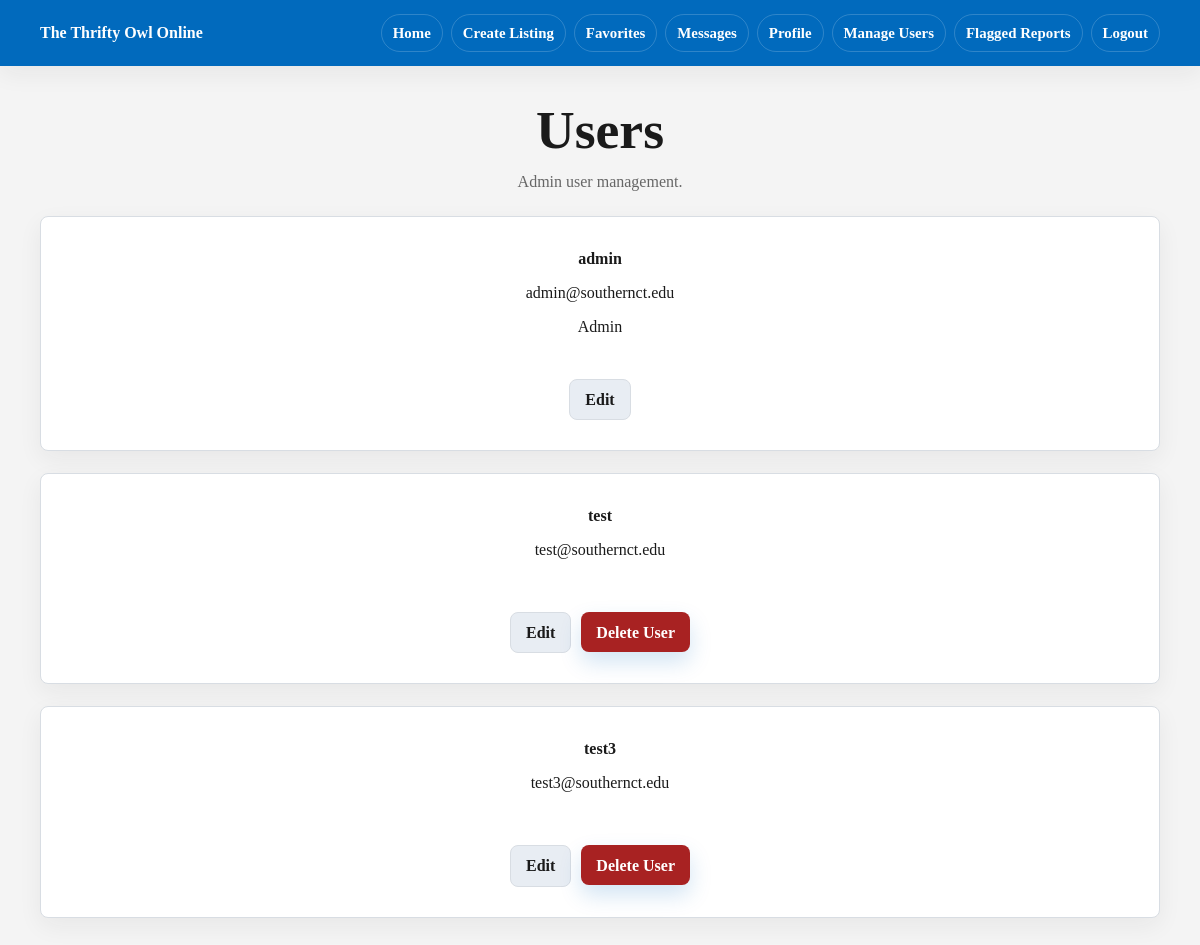
Page /admin/users (signed in) on the earlier database version.
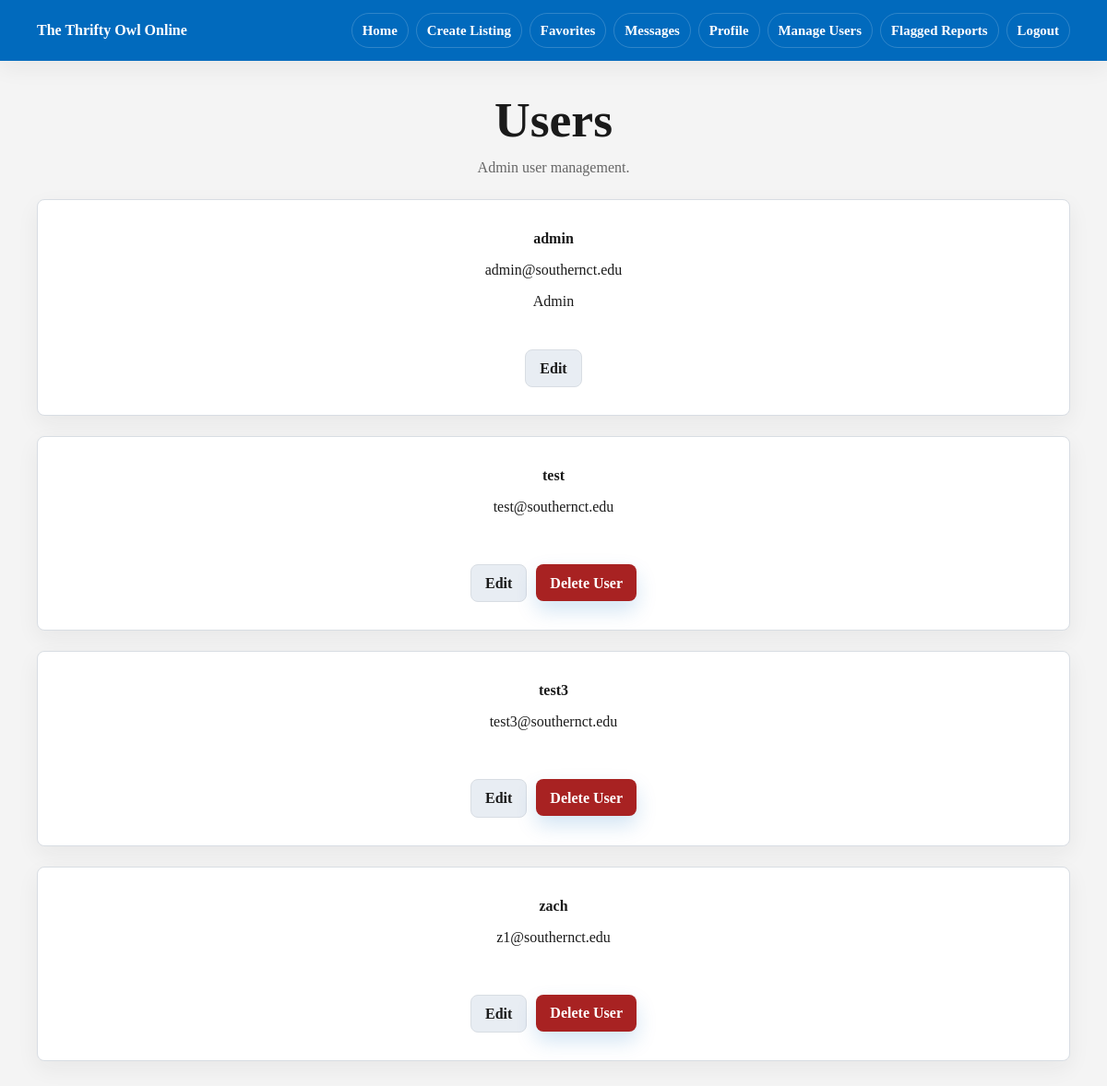
Same page on the later database version.
### app/models.py (models this page shows)
class User(UserMixin, db.Model):
    __tablename__ = 'users'
    id = db.Column(db.Integer, primary_key=True)
    is_admin = db.Column(db.Boolean, default=False)
    is_blocked = db.Column(db.Boolean, default=False)
    email = db.Column(db.String(150), unique=True, nullable=False)
    username = db.Column(db.String(150), unique=True, nullable=False)
    password = db.Column(db.String(150), nullable=False)
    name = db.Column(db.String(150))
    major = db.Column(db.String(150))
    interests = db.Column(db.String(300))
    image = db.Column(db.String(200))  # store filename/path
    posts = db.relationship('Post', backref='owner', lazy=True)
    sent_messages = db.relationship('Message', foreign_keys='Message.sender_id', backref='sender', lazy=True)
    received_messages = db.relationship('Message', foreign_keys='Message.receiver_id', backref='receiver', lazy=True)
    reviews_given = db.relationship('Review', foreign_keys='Review.reviewer_id', backref='reviewer', lazy=True)
    reviews_received = db.relationship('Review', foreign_keys='Review.reviewed_id', backref='reviewed', lazy=True)

### app/routes.py (the view)
@main.route('/admin/users')
@admin_required
def admin_users():
    users = User.query.order_by(User.username).all()
    return render_template('admin_users.html', users=users)

### app/models.py (called while the page is built)
@login_manager.user_loader
def load_user(user_id):
    return User.query.get(int(user_id))

### app/routes.py (called while the page is built)
def admin_required(view):
    @wraps(view)
    @login_required
    def wrapped(*args, **kwargs):
        if not current_user.is_admin:
            flash('Admin access required.')
            return redirect(url_for('main.home'))
        return view(*args, **kwargs)
    return wrapped

### app/templates/admin_users.html (shortened to what this page needs)
{% extends 'base.html' %}
{% block content %}
<section class="page-header">
    <h1>Users</h1>
    <p class="muted">Admin user management.</p>
</section>
{% for user in users %}
<div class="card user-row">
    <strong>{{ user.username }}</strong>
    <span>{{ user.email }}</span>
    <p class="meta">
        {% if user.is_admin %}Admin{% endif %}
    </p>
    <div class="actions">
        <a class="button secondary" href="{{ url_for('main.admin_edit_user', user_id=user.id) }}">Edit</a>
        {% if user.id != current_user.id %}
        <form class="inline-form" method="post" action="{{ url_for('main.admin_delete_user', user_id=user.id) }}">
            <input type="submit" value="Delete User" class="button danger">
        </form>
        {% endif %}
    </div>
</div>
{% else %}
<p class="empty">No users.</p>
{% endfor %}
{% endblock %}

Differences in the rows shown:
added User: username "zach", email "z1@southernct.edu"
